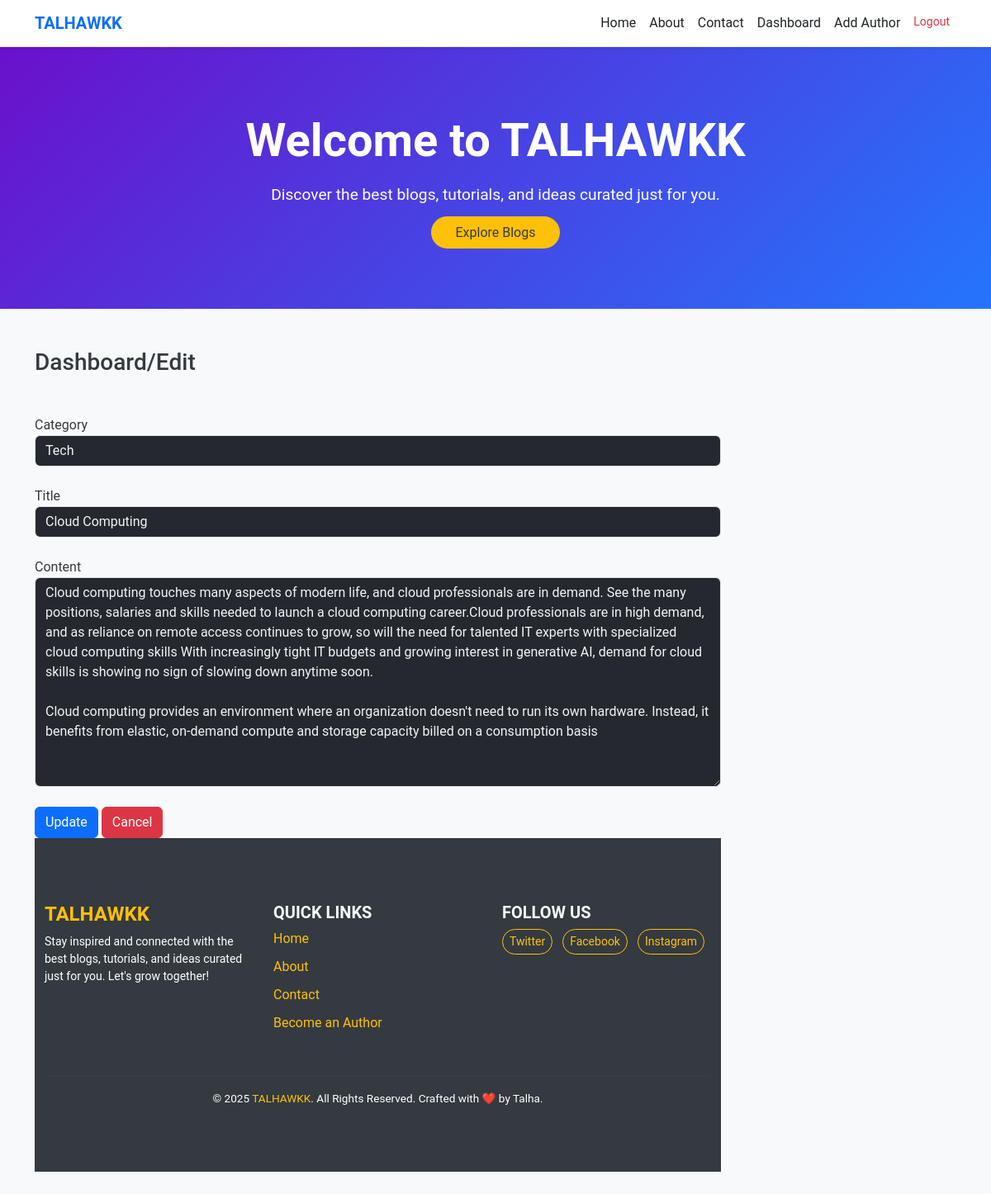
The app's page /edit/1 (signed in) with its own data.
### blog/models.py (models this page shows, shortened)
class Post(models.Model):
    category = models.ForeignKey('Category', on_delete=models.SET_NULL, null=True, blank=True)  # Category ko foreign key ke through link kiya hai
    title = models.CharField(max_length=100)
    content = models.TextField()
    date = models.DateTimeField(auto_now_add=True)

### blog/views.py (the view)
# urls.py: path('edit/<int:id>', views.edit, name='edit'),
def edit(request,id):
    if request.user.is_authenticated:
        if request.method=='POST':
            pi=Post.objects.get(pk=id)
            form=PostForm(request.POST,instance=pi)
            if form.is_valid():
                form.save()
                messages.success(request,'Your changes has been updated')
                return HttpResponseRedirect('/dashboard')
        else:
            pi=Post.objects.get(pk=id)
            form=PostForm(instance=pi)
        return render(request,'blog/edit.html',{'form':form})
    else:
        return HttpResponseRedirect('/login/')

### blog/forms.py
class PostForm(forms.ModelForm):
    class Meta:
        model=Post
        fields=['category','title','content']
        widgets ={
                  'category' : forms.Select(attrs={'class':'form-control'}),
                  'title' : forms.TextInput(attrs={'class':'form-control'}),
                  'content' : forms.Textarea(attrs={'class':'form-control'}),
                  }
        category = forms.ModelChoiceField(
            queryset=Category.objects.all(),
            empty_label="Select a category",
            widget=forms.Select(attrs={
            'class': 'form-select'
            })
        )

### blog/models.py (called while the page is built)
    def __str__(self):
        return self.name

### blog/templates/blog/edit.html (shortened to what this page needs)
{% extends 'blog/base.html' %}
{% block content %}
<div class="col-sm-10">
    <h3 class="my-5">Dashboard/Edit</h3>
</div>
<form action="" method="POST" novalidate >
    {% for i in form %}
    <div class="form-group">
        <label for="{{i.id_for_label}}">{{i.label}}</label>
        {{i}}
        <br>
{% endfor %}
    <button type="submit" class="btn btn-primary">Update</button>
    <a href="{% url 'dashboard' %}" class="btn btn-danger">Cancel</a>
</form>
{% endblock content %}

### blog/static/blog/css/style.css (style rules this page uses)
body { background-color: #2a2f35; font-family: 'Nunito', sans-serif; color: #f1f4f7; }
.form-control { background-color: #25292f; color: #f1f4f7; }
body { background-color: #f4f7fa; }

### blog/templates/blog/base.html (style rules this page uses)
body { font-family: 'Roboto', sans-serif; background-color: #f8f9fa; color: #343a40; padding-bottom: 60px; }

### records on screen
Post: form "Tech" "Cloud Computing" "Cloud computing touches many aspects of modern life, and cloud professionals are in demand. See the many positions, salaries and skills needed to launch a cloud computing career.Cloud professionals are in high demand, and as reliance on remote access continues to grow, so will the need for talented IT experts with specialized cloud computing skills With increasingly tight IT budgets and growing interest in generative AI, demand for cloud skills is showing no sign of slowing down anytime soon. Cloud computing provides an environment where an organization doesn't need to run its own hardware. Instead, it benefits from elastic, on-demand compute and storage capacity billed on a consumption…"

### other values on screen
{{ i.label }} "Category" "Title" "Content"
